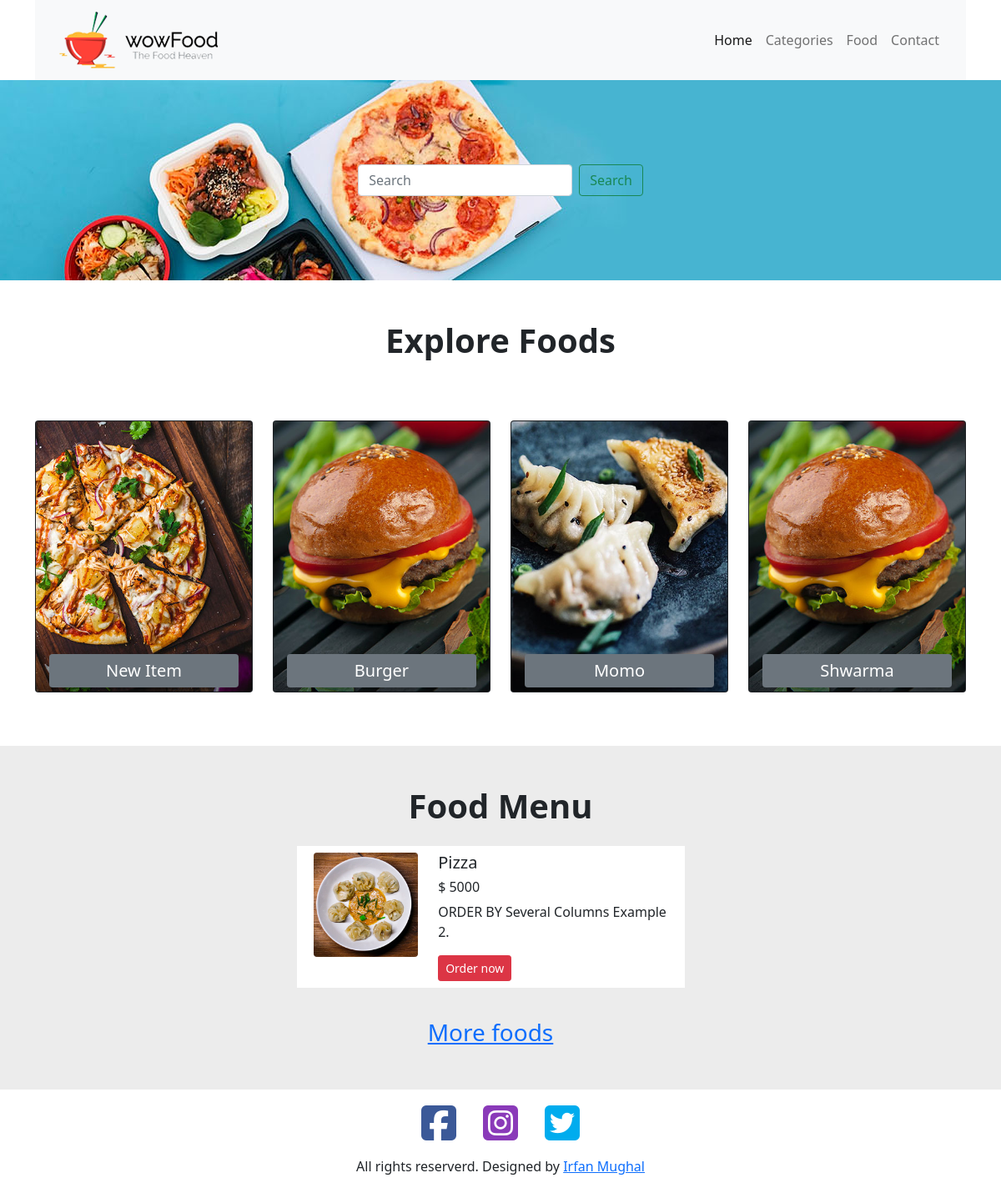
The page / on the database its author committed.
### tables this page shows
CREATE TABLE `tbl_category` (
  `id` int NOT NULL,
  `title` varchar(255) NOT NULL,
  `img_name` varchar(255) NOT NULL,
  `featured` varchar(255) NOT NULL,
  `active` varchar(255) NOT NULL
);

CREATE TABLE `tbl_food` (
  `id` int NOT NULL,
  `title` varchar(150) NOT NULL,
  `description` varchar(255) NOT NULL,
  `price` decimal(10,0) NOT NULL,
  `img_name` varchar(255) NOT NULL,
  `cat_id` int NOT NULL,
  `featured` varchar(10) NOT NULL,
  `active` varchar(10) NOT NULL
);

### index.php (the view, shortened to what this page needs)
<?php include 'parts/header.php';
include 'parts/search-form.php';
?>
    <div class="container">
      <div class="row">
        <div class="col-12 my-5">
          <h1 class="text-center fw-bold">Explore Foods</h1>
        </div>
      </div>
 <div class="row d-flex justify-content-evenly">
      <?php
      $sql = "Select * from `tbl_category` where active='Yes' and featured='Yes' order by id DESC";
      $result = mysqli_query($conn, $sql);
      if ($result){
          while( $row = mysqli_fetch_assoc($result)){
              $t = $row['title'];
              $img = $row['img_name'];
              ?>
        <div class="col-3 my-3">
          <div class="card bg-dark text-white">
            <img src="images/category/<?php echo $img?>" class="card-img" alt="pizza.jpg" />
            <div class="card-img-overlay">
              <h5 class="card-title text-center bg-secondary p-2 rounded"><?php echo $t?></h5>
            </div>
          </div>
        </div>
              <?php
          }
      }
     else{
         echo 'query problem';
     }
      ?>
       </div>
    </div>
    <div class="container-fluid mt-5" style="background-color: #ececec">
      <div class="container">
        <div class="row py-5">
          <div class="col-12">
            <h1 class="fw-bold text-center">Food Menu</h1>
          </div>
          <div class="row d-flex justify-content-evenly mb-3">
          <?php
$sql = "Select * from `tbl_food` where active='Yes' and featured='Yes' order by id DESC";
$result = mysqli_query($conn, $sql);
if ($result){
    while( $row = mysqli_fetch_assoc($result)){
        $i = $row['id'];
        $t = $row['title'];
        $d = $row['description'];
        $p = $row['price'];
        $img = $row['img_name'];
        ?>
<div class="col-5 my-3">
              <div class="row p-2 bg-white">
                <div class="col-4">
                  <img
                    src="images/food/<?php echo $img?>"
                    class="img-fluid rounded img-thubnail"
                    alt=""
                  />
                </div>
                <div class="col-8">
                  <h5><?php echo $t?></h5>
                  <h6>$ <?php echo $p?></h6>
                  <p>
                  <?php echo $d?>.
                  </p>
                  <a href="order.php?orderId=<?php echo $i?>" class="btn btn-sm btn-danger">Order now</a>
                </div>
              </div>
            </div>
        <?php
    }
}
else{
   echo 'query problem';
}
?>
          </div>
          <div class="row">
            <div class="col-12 d-flex justify-content-center"><a href="foods.php" class="fs-3">More foods</a></div>
          </div>
        </div>
      </div>
    </div>
    <?php include 'parts/footer.php'?>

### parts/header.php (shortened to what this page needs)
<!DOCTYPE html>
<html lang="en">
  <head>
    <link
      href="https://cdn.jsdelivr.net/npm/bootstrap@5.1.3/dist/css/bootstrap.min.css"
      rel="stylesheet"
    />
    <link rel="stylesheet" href="css/style.css" />
  </head>
  <body>
    <div class="container">
      <div class="row">
        <div class="col-12">
          <nav class="navbar navbar-expand-lg navbar-light bg-light">
            <div class="container-fluid">
              <a class="navbar-brand" href="#"
                ><img src="images/logo.png" class="img-fluid"
              /></a>
              <div class="collapse navbar-collapse" id="navbarSupportedContent">
                <ul class="navbar-nav ms-auto mb-2 mb-lg-0">
                  <li class="nav-item">
                    <a
                      class="nav-link active"
                      aria-current="page"
                      href="index.php"
                      >Home</a
                    >
                  </li>
                  <li class="nav-item">
                    <a class="nav-link" href="categories.php">Categories</a>
                  </li>
                  <li class="nav-item">
                    <a class="nav-link" href="foods.php">Food</a>
                  </li>
                  <li class="nav-item">
                    <a class="nav-link" href="#">Contact</a>
                  </li>
                </ul>
              </div>
            </div>
          </nav>
        </div>
      </div>
    </div>

### parts/search-form.php
<div class="container-fluid">
      <div
        class="row d-flex justify-content-center align-items-center"
        id="foodSearch"
      >
        <div class="col-10 d-flex justify-content-center">
          <form class="d-flex">
            <input
              class="form-control me-2"
              type="search"
              placeholder="Search"
              aria-label="Search"
            />
            <button class="btn btn-outline-success" type="submit">
              Search
            </button>
          </form>
        </div>
      </div>
    </div>

### parts/footer.php (shortened to what this page needs)
<div class="container-fluid">
       <footer>
          <div class="row mt-3">
            <div class="col-12 d-flex justify-content-center">
              <a href="https://fb.com/iirfanmughal111" style="color: #3b5998;"><i class="fa-brands fa-square-facebook fa-3x mx-3"></i></a>
              <a href="https://instagram.com/iirfanmughal111" style="color: #8a3ab9;"><i class="fa-brands fa-square-instagram fa-3x mx-3"></i></a>
              <a href="https://twitter.com/iirfanmughal111" style="color: #00acee;"><i class="fa-brands fa-square-twitter fa-3x mx-3"></i></a>
            </div>
          </div>
          <div class="row my-3">
            <div class="col-12"><p class="text-center">All rights reserverd. Designed by <a href="https://fb.com/iirfanmughal111">Irfan Mughal</a></p></div>
          </div>
        </footer>
    </div>
  </body>
</html>

### css/style.css (style rules this page uses)
#foodSearch { background-image: url(../images/bg.jpg); min-height: 30vh; }
.card-title { position: relative; top: 90%; }

### rows shown on the page
tbl_category: img_name (picture), title "New Item"
tbl_category: img_name (picture), title "Burger"
tbl_category: img_name (picture), title "Momo"
tbl_category: img_name (picture), title "Shwarma"
tbl_food: img_name (picture), title "Pizza", price "5000", description "ORDER BY Several Columns Example 2"
